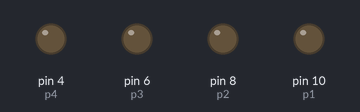
The sketch below on a simulated Arduino Uno, built with avr-gcc and run on an emulated ATmega328P. Shown: output pins drawn as LEDs (lit = HIGH).

Above: at 0.1 s.
At 4.1 s:
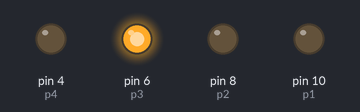
At 8.1 s:
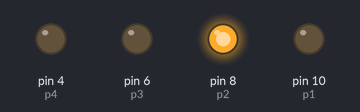
At 18.1 s:
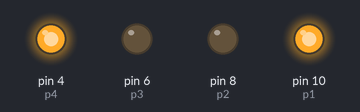
At 28.1 s:
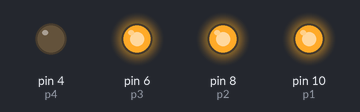
At 38.1 s:
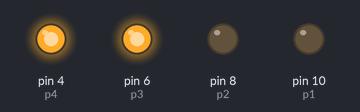
Timing chart, 0 to 39.6 s (numbered marks = the images above):
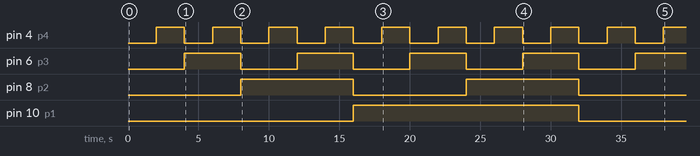

Measured:
- by itself, pin 4 (p4): alternates HIGH for 2.0 s and LOW for 2.0 s
- by itself, pin 6 (p3): alternates HIGH for 4.0 s and LOW for 4.0 s
- by itself, pin 8 (p2): alternates HIGH for 8.0 s and LOW for 8.0 s
- by itself, pin 10 (p1): LOW → HIGH at 16.0 s, → LOW 16.0 s later

The sketch:

binary_counters.ino
```cpp
int p1=10;
int p2=8;
int p3=6;
int p4=4;

void setup() {
  // put your setup code here, to run once:
  pinMode(p1, OUTPUT);
  pinMode(p2, OUTPUT);
  pinMode(p3, OUTPUT);
  pinMode(p4, OUTPUT);

}

void loop() {
  // put your main code here, to run repeatedly:
  for (int i=0; i<16; i++) {
      if (i%2 == 1){
        digitalWrite(p4, HIGH);
      }
      else{
        digitalWrite(p4, LOW);
      }
      if ((i/2)%2 == 1){
        digitalWrite(p3, HIGH);
      }
      else{
        digitalWrite(p3, LOW);
      }
      if (((i/2)/2)%2 == 1){
        digitalWrite(p2, HIGH);
      }
      else{
        digitalWrite(p2, LOW);
      }
      if ((((i/2)/2)/2)%2 == 1){
        digitalWrite(p1, HIGH);
      }
      else{
        digitalWrite(p1, LOW);
      }
      delay(2000);
    }

}
```
